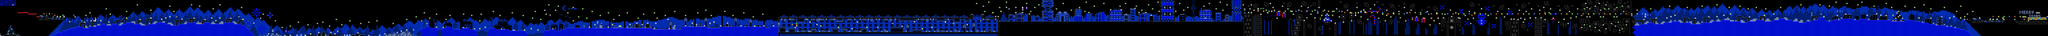

A 2D game scene composited from a Tiled map and its tileset images. What follows is a short description and the map's XML, with each tile layer's data collapsed to a summary:
An orthogonal 1513x27 tile map with 16x16 px tiles, 2 tile layers (SP, ...), 2 tilesets, 2 image layers.

<map version="1.10" tiledversion="1.11.2" orientation="orthogonal" renderorder="right-down" width="1513" height="27" tilewidth="16" tileheight="16" infinite="0" nextlayerid="5" nextobjectid="1">
 <editorsettings>
  <chunksize width="16" height="27" />
  <export target="../LEVELS/LEVEL DATA/pyrophoric.csv" format="csv" />
 </editorsettings>
 <tileset firstgid="1" name="famidash" tilewidth="16" tileheight="16" tilecount="256" columns="16">
  <image source="../../../GRAPHICS/famidash.bmp" width="256" height="256" />
 </tileset>
 <tileset firstgid="257" name="sprites" tilewidth="16" tileheight="16" tilecount="256" columns="16">
  <image source="../../../GRAPHICS/sprites.png" width="256" height="256" />
 </tileset>
 <imagelayer id="3" name="Image Layer 1" parallaxx="0.9" parallaxy="0.9" repeatx="1" repeaty="1">
  <image source="../../../GRAPHICS/Old/parallax Blue.bmp" width="144" height="72" />
 </imagelayer>
 <imagelayer id="4" name="Image Layer 2" offsetx="0" offsety="432" repeatx="1">
  <image source="../../../GRAPHICS/ground.bmp" width="64" height="128" />
 </imagelayer>
 <layer id="1" width="1513" height="27">
  <data>[40851 cells, 26162 non-empty, 132 distinct tile ids]</data>
 </layer>
 <layer id="2" name="SP" width="1513" height="27">
  <data>[40851 cells, 676 non-empty, 81 distinct tile ids]</data>
 </layer>
</map>
